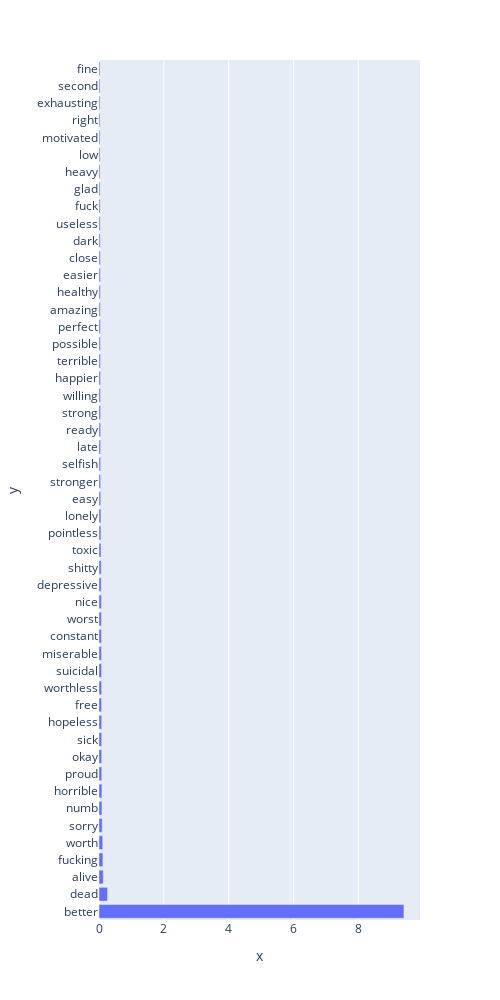

Notebook cell for this chart:
### Code cell
# for i in range(10):
#     print('topic', i)
plot_topics(nmf, topic=4, num_words=50)

### Figure 1 — Plotly figure (JSON) as saved in the notebook; plotly's stock layout.template omitted (floating-point values rounded to 4 significant figures)
{"data": [{"alignmentgroup": "True", "hovertemplate": "x=%{x}<br>y=%{y}<extra></extra>", "legendgroup": "", "marker": {"color": "#636efa"}, "name": "", "offsetgroup": "", "orientation": "h", "showlegend": false, "textposition": "auto", "type": "bar", "x": [9.41, 0.2637, 0.1307, 0.1199, 0.1152, 0.09851, 0.09069, 0.08972, 0.08406, 0.08377, 0.08344, 0.08292, 0.08003, 0.07969, 0.07865, 0.07554, 0.07414, 0.07395, 0.07321, 0.06793, 0.06695, 0.0615, 0.05863, 0.05853, 0.05305, 0.0501, 0.0494, 0.04924, 0.04914, 0.04829, 0.04618, 0.04574, 0.04468, 0.0413, 0.04123, 0.0396, 0.03948, 0.03942, 0.03921, 0.03679, 0.03633, 0.03552, 0.03281, 0.03223, 0.03211, 0.03189, 0.03177, 0.03082, 0.03012, 0.02962], "xaxis": "x", "y": ["better", "dead", "alive", "fucking", "worth", "sorry", "numb", "horrible", "proud", "okay", "sick", "hopeless", "free", "worthless", "suicidal", "miserable", "constant", "worst", "nice", "depressive", "shitty", "toxic", "pointless", "lonely", "easy", "stronger", "selfish", "late", "ready", "strong", "willing", "happier", "terrible", "possible", "perfect", "amazing", "healthy", "easier", "close", "dark", "useless", "fuck", "glad", "heavy", "low", "motivated", "right", "exhausting", "second", "fine"], "yaxis": "y"}], "layout": {"barmode": "relative", "height": 1000, "legend": {"tracegroupgap": 0}, "margin": {"t": 60}, "width": 500, "xaxis": {"anchor": "y", "domain": [0, 1], "title": {"text": "x"}}, "yaxis": {"anchor": "x", "domain": [0, 1], "title": {"text": "y"}}}}
